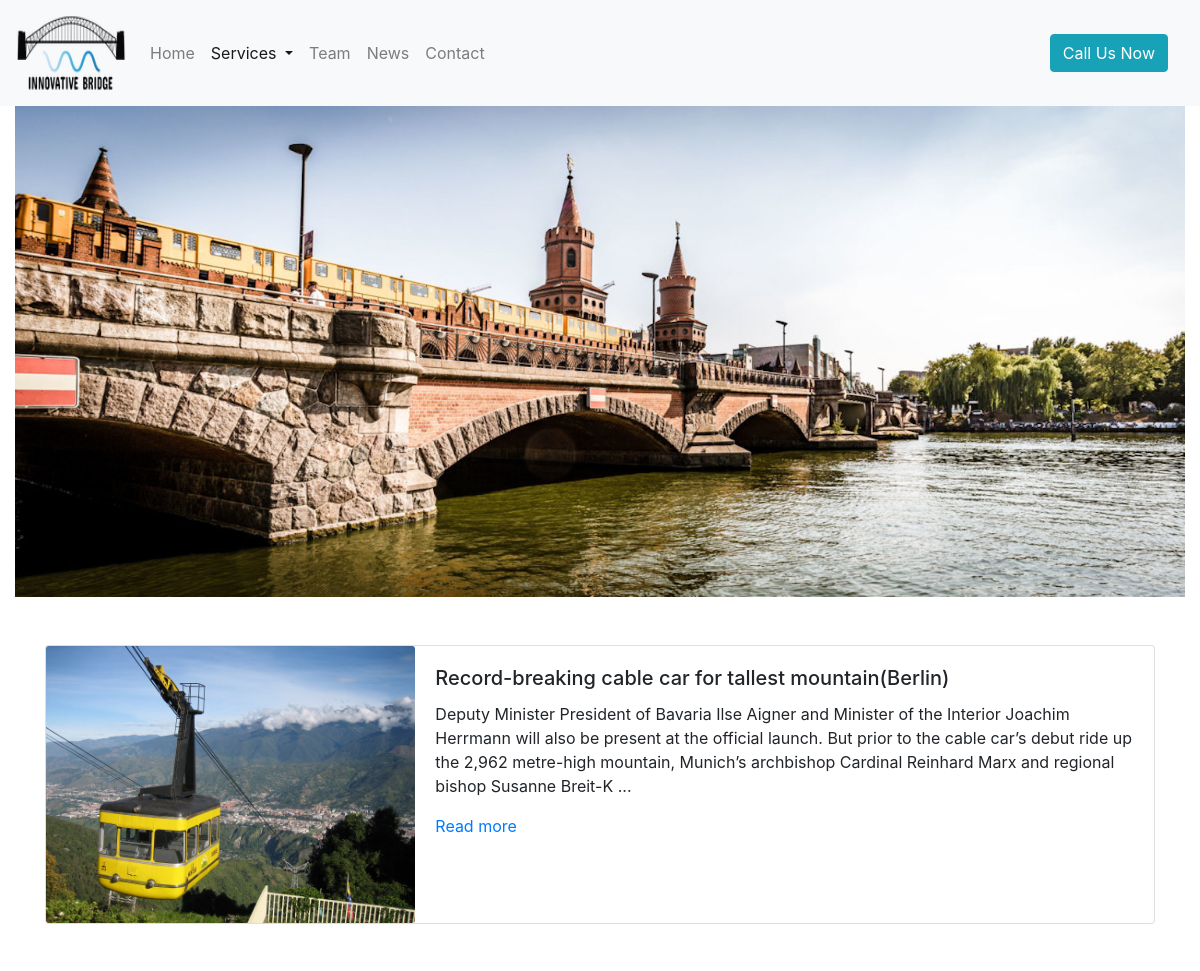
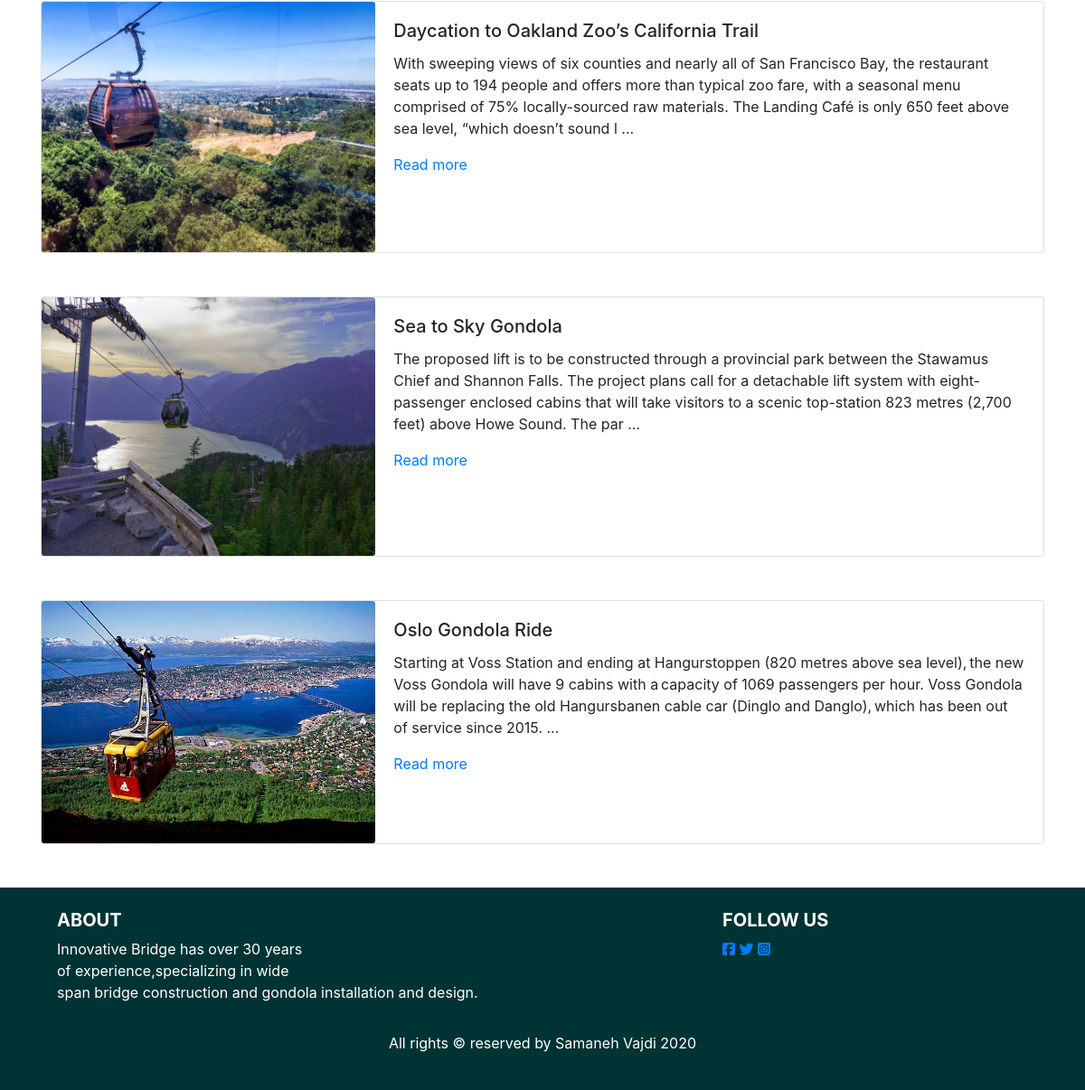
The app's page /service.php?sid=2 with its own data (2 pictures, top to bottom).
### tables this page shows
CREATE TABLE `hero_images` (
  `id` int(10) UNSIGNED NOT NULL,
  `page_name` varchar(255) NOT NULL,
  `image` text NOT NULL
);

CREATE TABLE `projects` (
  `id` int(10) UNSIGNED NOT NULL,
  `service_id` int(11) NOT NULL,
  `name` varchar(255) NOT NULL,
  `location` text NOT NULL,
  `description` text NOT NULL,
  `image` text NOT NULL
);

### service.php (the view, shortened to what this page needs)
<?php
include 'includes/head.php';
include 'includes/nav.php';
$con = connect();
$query ="SELECT image FROM hero_images WHERE page_name = 'services'";
$hero_result = mysqli_query($con, $query);
$hero = mysqli_fetch_assoc($hero_result);
?>
<div class="hero container-fluid text-center">
	<img src="imgs/heros/<?= $hero['image']?>" class="img-fluid">
</div>
<div class="container">
	<?php
	if(isset($_GET['sid'])) {
		$query = "SELECT * FROM projects WHERE service_id=" . $_GET['sid'];
		$project_result = mysqli_query($con,$query);
		while ($project = mysqli_fetch_assoc($project_result)) {
			?>
			<div class="card mt-5 mb-5">
				<div class="row no-gutters">
					<div class="col-md-4">
						<img src="imgs/projects/<?= $project['image'] ?>" class="card-img" alt="<?= $project['name'] ?>">
					</div>
					<div class="col-md-8">
						<div class="card-body">
							<h5 class="card-title"><?= $project['name'] ?></h5>
							<p class="card-text"><?= substr($project['description'], 0, 300)?> ...</p>
							<a href="project_detail.php?pid=<?= $project['id'] ?>" class="card-link">Read more</a>
						</div>
					</div>
				</div>
			</div>
			<?php
		}
	}
	?>
</div>
<?php
include 'includes/footer.php';
?>

### css/style.css (style rules this page uses)
* { margin: 0; padding: 0; box-sizing: border-box; }
img { vertical-align: middle; }

### records on screen
hero_images: image (picture)
projects: image (picture), name "Record-breaking cable car for tallest mountain(Berlin)", description "Deputy Minister President of Bavaria Ilse Aigner and Minister of the Interior Joachim Herrmann will also be present at the official launch. But prior to the cable car’s debut ride up the 2,962 metre-high mountain, Munich’s archbishop Cardinal Reinhard Marx and regional bishop Susanne Breit-K"
projects: image (picture), name "Daycation to Oakland Zoo’s California Trail", description "With sweeping views of six counties and nearly all of San Francisco Bay, the restaurant seats up to 194 people and offers more than typical zoo fare, with a seasonal menu comprised of 75% locally-sourced raw materials. The Landing Café is only 650 feet above sea level, “which doesn’t sound l"
projects: image (picture), name "Sea to Sky Gondola", description "The proposed lift is to be constructed through a provincial park between the Stawamus Chief and Shannon Falls. The project plans call for a detachable lift system with eight-passenger enclosed cabins that will take visitors to a scenic top-station 823 metres (2,700 feet) above Howe Sound. The par"
projects: image (picture), name "Oslo Gondola Ride", description "Starting at Voss Station and ending at Hangurstoppen (820 metres above sea level), the new Voss Gondola will have 9 cabins with a capacity of 1069 passengers per hour. Voss Gondola will be replacing the old Hangursbanen cable car (Dinglo and Danglo), which has been out of service since 2015."
